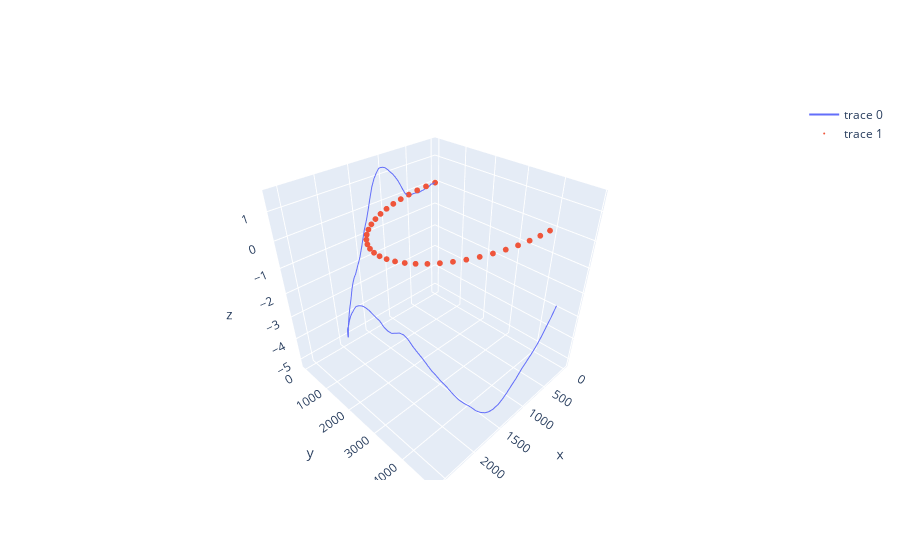

Notebook code for this chart:
### Code cell
waypoints = np.asarray(target.waypoints)

fig = go.Figure()
fig.add_trace(go.Scatter3d(x=trace[:,0], y=trace[:,1], z=trace[:,2], mode='lines'))
fig.add_trace(go.Scatter3d(x=waypoints[:,0], y=waypoints[:,1], z=waypoints[:,2], mode='markers', marker=dict(size=2)))
fig

### Figure 1 — Plotly figure (JSON) as saved in the notebook; plotly's stock layout.template omitted (floating-point values rounded to 4 significant figures; data arrays with more than 128 entries replaced by an {"elided": "..."} marker saying what was removed)
{"data": [{"mode": "lines", "type": "scatter3d", "x": {"elided": "146 float values"}, "y": {"elided": "146 float values"}, "z": {"elided": "146 float values"}}, {"marker": {"size": 2}, "mode": "markers", "type": "scatter3d", "x": [0, 2.449e-13, 199.7, 397.3, 591.0, 778.8, 958.9, 1129.0, 1288.0, 1435.0, 1567.0, 1683.0, 1782.0, 1864.0, 1927.0, 1971.0, 1995.0, 1999.0, 1983.0, 1948.0, 1893.0, 1819.0, 1726.0, 1617.0, 1491.0, 1351.0, 1197.0, 1031.0, 854.8, 670.0, 478.5, 282.2, 83.16], "y": [0, 0, 9.992, 39.87, 89.33, 157.9, 244.8, 349.3, 470.3, 606.6, 756.8, 919.4, 1093.0, 1275.0, 1465.0, 1660.0, 1859.0, 2058.0, 2258.0, 2454.0, 2647.0, 2832.0, 3010.0, 3177.0, 3333.0, 3475.0, 3602.0, 3714.0, 3808.0, 3884.0, 3942.0, 3980.0, 3998.0], "z": [0, 0, 0, 0, 0, 0, 0, 0, 0, 0, 0, 0, 0, 0, 0, 0, 0, 0, 0, 0, 0, 0, 0, 0, 0, 0, 0, 0, 0, 0, 0, 0, 0]}], "layout": {"autosize": true, "scene": {"aspectmode": "auto", "aspectratio": {"x": 1, "y": 1, "z": 1}}}}
